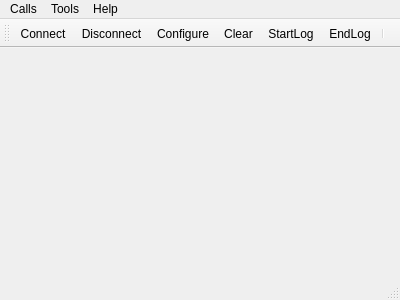
<?xml version="1.0" encoding="UTF-8"?>
<ui version="4.0">
 <class>MainWindow</class>
 <widget class="QMainWindow" name="MainWindow">
  <property name="geometry">
   <rect>
    <x>0</x>
    <y>0</y>
    <width>400</width>
    <height>300</height>
   </rect>
  </property>
  <property name="windowTitle">
   <string>Simple Terminal</string>
  </property>
  <widget class="QWidget" name="centralWidget">
   <layout class="QVBoxLayout" name="verticalLayout"/>
  </widget>
  <widget class="QMenuBar" name="menuBar">
   <property name="geometry">
    <rect>
     <x>0</x>
     <y>0</y>
     <width>400</width>
     <height>26</height>
    </rect>
   </property>
   <widget class="QMenu" name="menuCalls">
    <property name="title">
     <string>Calls</string>
    </property>
    <addaction name="actionConnect"/>
    <addaction name="actionDisconnect"/>
    <addaction name="separator"/>
    <addaction name="actionQuit"/>
   </widget>
   <widget class="QMenu" name="menuTools">
    <property name="title">
     <string>Tools</string>
    </property>
    <addaction name="actionConfigure"/>
    <addaction name="actionClear"/>
   </widget>
   <widget class="QMenu" name="menuHelp">
    <property name="title">
     <string>Help</string>
    </property>
    <addaction name="actionAbout"/>
    <addaction name="actionAboutQt"/>
   </widget>
   <addaction name="menuCalls"/>
   <addaction name="menuTools"/>
   <addaction name="menuHelp"/>
  </widget>
  <widget class="QToolBar" name="mainToolBar">
   <attribute name="toolBarArea">
    <enum>TopToolBarArea</enum>
   </attribute>
   <attribute name="toolBarBreak">
    <bool>false</bool>
   </attribute>
   <addaction name="actionConnect"/>
   <addaction name="actionDisconnect"/>
   <addaction name="actionConfigure"/>
   <addaction name="actionClear"/>
   <addaction name="actionStartLog"/>
   <addaction name="actionEndLog"/>
   <addaction name="separator"/>
  </widget>
  <widget class="QStatusBar" name="statusBar"/>
  <action name="actionAbout">
   <property name="text">
    <string>&amp;About</string>
   </property>
   <property name="toolTip">
    <string>About program</string>
   </property>
   <property name="shortcut">
    <string>Alt+A</string>
   </property>
  </action>
  <action name="actionAboutQt">
   <property name="text">
    <string>About Qt</string>
   </property>
  </action>
  <action name="actionDisconnect">
   <property name="icon">
    <iconset resource="terminal.qrc">
     <normaloff>:/images/disconnect.png</normaloff>:/images/disconnect.png</iconset>
   </property>
   <property name="text">
    <string>&amp;Disconnect</string>
   </property>
   <property name="toolTip">
    <string>Disconnect from serial port</string>
   </property>
   <property name="shortcut">
    <string>Ctrl+D</string>
   </property>
  </action>
  <action name="actionConfigure">
   <property name="icon">
    <iconset resource="terminal.qrc">
     <normaloff>:/images/settings.png</normaloff>:/images/settings.png</iconset>
   </property>
   <property name="text">
    <string>&amp;Configure</string>
   </property>
   <property name="toolTip">
    <string>Configure serial port</string>
   </property>
   <property name="shortcut">
    <string>Alt+C</string>
   </property>
  </action>
  <action name="actionClear">
   <property name="icon">
    <iconset resource="terminal.qrc">
     <normaloff>:/images/clear.png</normaloff>:/images/clear.png</iconset>
   </property>
   <property name="text">
    <string>C&amp;lear</string>
   </property>
   <property name="toolTip">
    <string>Clear data</string>
   </property>
   <property name="shortcut">
    <string>Alt+L</string>
   </property>
  </action>
  <action name="actionQuit">
   <property name="icon">
    <iconset resource="terminal.qrc">
     <normaloff>:/images/application-exit.png</normaloff>:/images/application-exit.png</iconset>
   </property>
   <property name="text">
    <string>&amp;Quit</string>
   </property>
   <property name="shortcut">
    <string>Ctrl+Q</string>
   </property>
  </action>
  <action name="actionStartLog">
   <property name="icon">
    <iconset resource="terminal.qrc">
     <normaloff>:/images/startlog.png</normaloff>:/images/startlog.png</iconset>
   </property>
   <property name="text">
    <string>StartLog</string>
   </property>
   <property name="shortcut">
    <string>Ctrl+F</string>
   </property>
  </action>
  <action name="actionEndLog">
   <property name="icon">
    <iconset resource="terminal.qrc">
     <normaloff>:/images/endlog.png</normaloff>:/images/endlog.png</iconset>
   </property>
   <property name="text">
    <string>EndLog</string>
   </property>
   <property name="toolTip">
    <string>End Log</string>
   </property>
   <property name="shortcut">
    <string>Ctrl+S</string>
   </property>
  </action>
  <action name="actionConnect">
   <property name="icon">
    <iconset resource="terminal.qrc">
     <normaloff>:/images/connect.png</normaloff>:/images/connect.png</iconset>
   </property>
   <property name="text">
    <string>C&amp;onnect</string>
   </property>
   <property name="toolTip">
    <string>Connect to serial port</string>
   </property>
   <property name="shortcut">
    <string>Ctrl+O</string>
   </property>
  </action>
 </widget>
 <layoutdefault spacing="6" margin="11"/>
 <resources>
  <include location="terminal.qrc"/>
 </resources>
 <connections/>
</ui>
